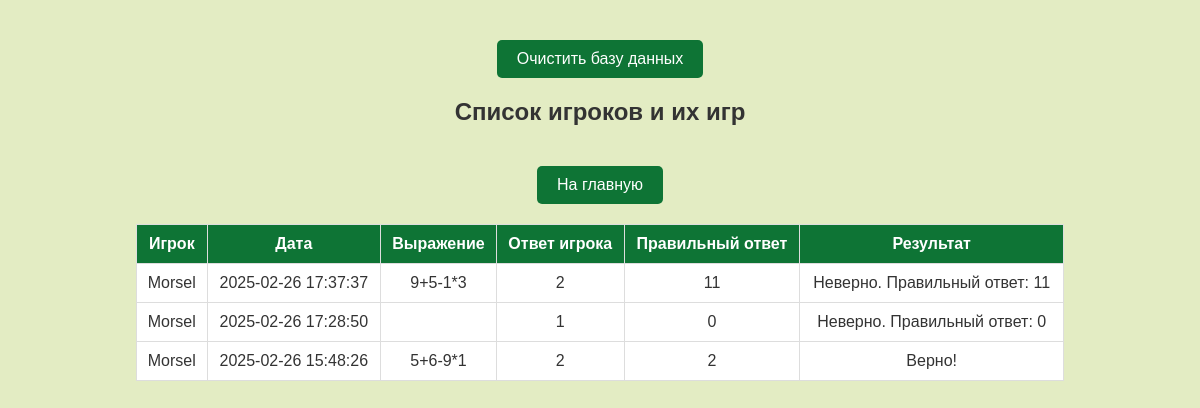
Page /players.php on the committed database.
### tables this page shows
CREATE TABLE players (
    id INTEGER PRIMARY KEY AUTOINCREMENT,
    name TEXT NOT NULL
);

### src/Database.php (called while the page is built, shortened)
<?php
function getDBConnection()
{
    $dbPath = __DIR__ . '/../db/database.sqlite';
    $pdo = new PDO("sqlite:$dbPath");
    $pdo->exec("
        CREATE TABLE IF NOT EXISTS players (
            id INTEGER PRIMARY KEY AUTOINCREMENT,
            name TEXT NOT NULL
        );
    ");
    $pdo->exec("
        CREATE TABLE IF NOT EXISTS calc_games (
            id INTEGER PRIMARY KEY AUTOINCREMENT,
            player_id INTEGER NOT NULL,
            expression TEXT NOT NULL,
            correct_answer INTEGER NOT NULL,
            player_answer INTEGER NOT NULL,
            result TEXT NOT NULL,
            played_at TIMESTAMP DEFAULT CURRENT_TIMESTAMP,
            FOREIGN KEY (player_id) REFERENCES players(id)
        );
    ");
    return $pdo;
}
function getCalcPlayersWithGames()
{
    $pdo = getDBConnection();
    $stmt = $pdo->query(
        "
        SELECT players.name,
               DATETIME(calc_games.played_at, '+3 hours') AS played_at,
               calc_games.expression, calc_games.correct_answer, calc_games.player_answer, calc_games.result
        FROM calc_games
        JOIN players ON calc_games.player_id = players.id
        ORDER BY calc_games.played_at DESC
    "
    );
    return $stmt->fetchAll(PDO::FETCH_ASSOC);
}

### public/players.php (the view, shortened to what this page needs)
<?php
$players = Database\getCalcPlayersWithGames();
?>
<!DOCTYPE html>
<html lang="ru">
<head>
    <link rel="stylesheet" type="text/css" href="styles.php">
</head>
<a href="clear.php" onclick="return confirm('Вы уверены, что хотите очистить базу данных?');">Очистить базу данных</a>
<body>
    <h2>Список игроков и их игр</h2>
    <a href="index.php">На главную</a>
    <table border="1" cellpadding="5">
        <tr>
            <th>Игрок</th>
            <th>Дата</th>
            <th>Выражение</th>
            <th>Ответ игрока</th>
            <th>Правильный ответ</th>
            <th>Результат</th>
        </tr>
        <?php foreach ($players as $player): ?>
            <tr>
                <td><?php echo htmlspecialchars($player['name']) ?></td>
                <td><?php echo $player['played_at'] ?></td>
                <td><?php echo $player['expression'] ?></td>
                <td><?php echo $player['player_answer'] ?></td>
                <td><?php echo $player['correct_answer'] ?></td>
                <td><?php echo $player['result'] ?></td>
            </tr>
        <?php endforeach; ?>
    </table>
</body>
</html>

### rows in the picture
players: name "Morsel", played_at "2025-02-26 17:37:37", expression "9+5-1*3", player_answer "2", correct_answer "11", result "Неверно. Правильный ответ: 11", played_at "2025-02-26 17:28:50", player_answer "1", correct_answer "0", result "Неверно. Правильный ответ: 0", played_at "2025-02-26 15:48:26", expression "5+6-9*1", correct_answer "2", result "Верно!"
